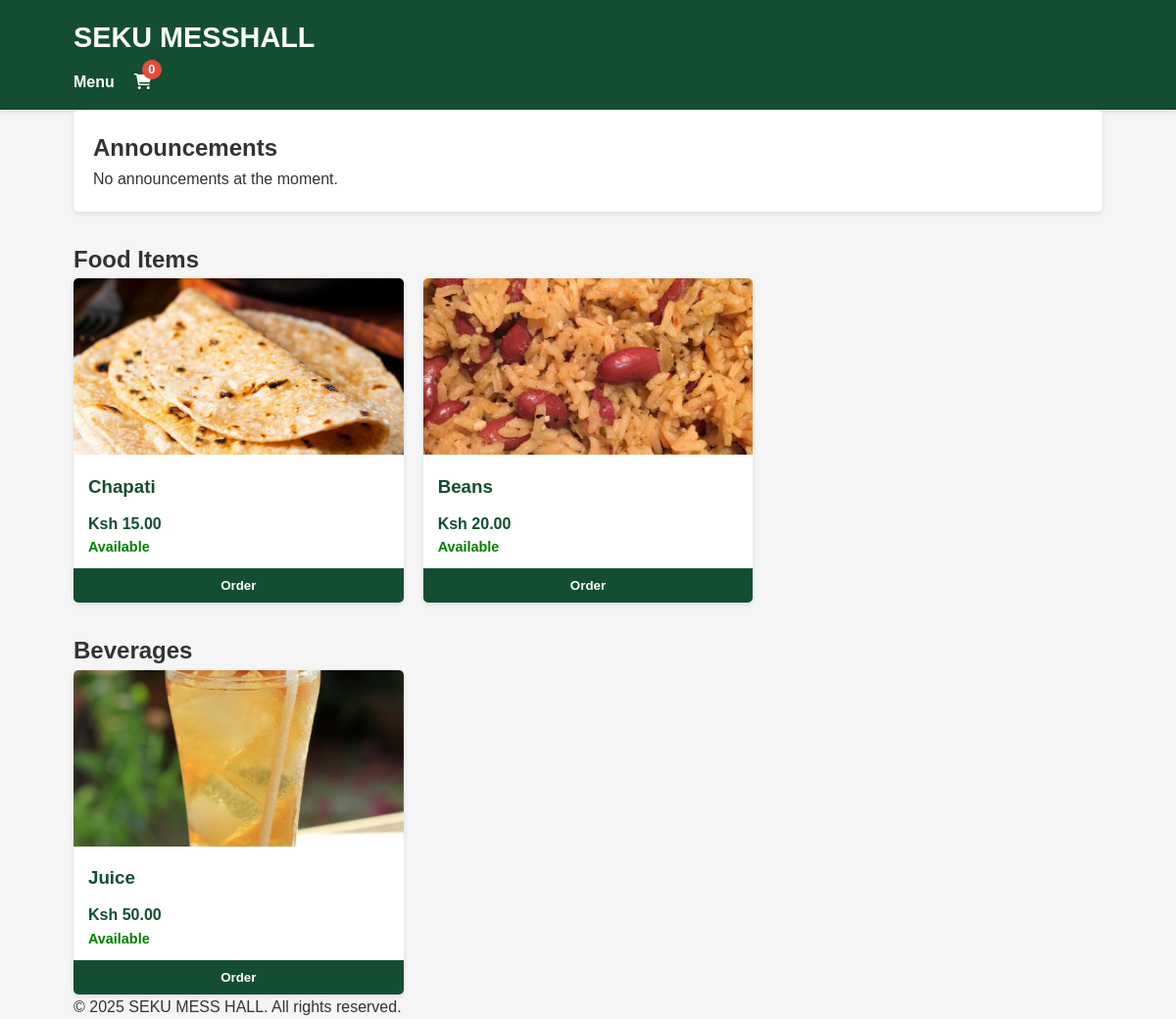
The page / on the database its author committed.
### menu/models.py (models this page shows, shortened)
class MenuItem(models.Model):
    CATEGORY_CHOICES = [
        ('food', 'Food'),
        ('beverage', 'Beverage'),
    ]
    name = models.CharField(max_length=100)
    price = models.DecimalField(max_digits=10, decimal_places=2)
    available_units = models.PositiveIntegerField(default=0)
    category = models.CharField(max_length=10, choices=CATEGORY_CHOICES)
    image = models.ImageField(upload_to='menu_images/', blank=True, null=True)
    created_at = models.DateTimeField(auto_now_add=True)
    updated_at = models.DateTimeField(auto_now=True)

### menu/views.py (the view)
# urls.py: path('', views.menu_view, name='menu'),
def menu_view(request):
    food_items = MenuItem.objects.filter(category='food', available_units__gt=0)
    beverage_items = MenuItem.objects.filter(category='beverage', available_units__gt=0)
    announcements = Announcement.objects.filter(is_active=True).order_by('-created_at')[:5]
    context = {
        'food_items': food_items,
        'beverage_items': beverage_items,
        'announcements': announcements,
    }
    return render(request, 'menu.html', context)

### menu/templates/menu.html (shortened to what this page needs)
{% extends "base.html" %}
{% load static %}
{% block content %}
<div class="announcements">
    <h2>Announcements</h2>
    {% if announcements %}
        <div class="announcement-list">
            {% for announcement in announcements %}
                <div class="announcement">
                    <h3>{{ announcement.title }}</h3>
                    <p>{{ announcement.message }}</p>
                    <small>Posted on {{ announcement.created_at|date:"M d, Y" }}</small>
                </div>
            {% endfor %}
        </div>
    {% else %}
        <p>No announcements at the moment.</p>
    {% endif %}
</div>
<div class="menu-sections">
    <section class="food-section">
        <h2>Food Items</h2>
        <div class="menu-grid">
            {% for item in food_items %}
                <div class="menu-item" data-id="{{ item.id }}">
                    {% if item.image %}
                        <img src="{{ item.image.url }}" alt="{{ item.name }}">
                    {% else %}
                        <img src="{% static 'images/default-food.jpg' %}" alt="{{ item.name }}">
                    {% endif %}
                    <h3>{{ item.name }}</h3>
                    <p class="price">Ksh {{ item.price }}</p>
                    <p class="stock {% if item.available_units > 0 %}available{% else %}unavailable{% endif %}">
                        {% if item.available_units > 0 %}Available{% else %}Not Available{% endif %}
                    </p>
                    {% if item.available_units > 0 %}
                        <button class="add-to-cart" data-id="{{ item.id }}">Order</button>
                    {% else %}
                        <button class="add-to-cart" disabled>Out of Stock</button>
                    {% endif %}
                </div>
            {% endfor %}
        </div>
    </section>
    <section class="beverage-section">
        <h2>Beverages</h2>
        <div class="menu-grid">
            {% for item in beverage_items %}
                <div class="menu-item" data-id="{{ item.id }}">
                    {% if item.image %}
                        <img src="{{ item.image.url }}" alt="{{ item.name }}">
                    {% else %}
                        <img src="{% static 'images/default-beverage.jpg' %}" alt="{{ item.name }}">
                    {% endif %}
                    <h3>{{ item.name }}</h3>
                    <p class="price">Ksh {{ item.price }}</p>
                    <p class="stock {% if item.available_units > 0 %}available{% else %}unavailable{% endif %}">
                        {% if item.available_units > 0 %}Available{% else %}Not Available{% endif %}
                    </p>
                    {% if item.available_units > 0 %}
                        <button class="add-to-cart" data-id="{{ item.id }}">Order</button>
                    {% else %}
                        <button class="add-to-cart" disabled>Not available</button>
                    {% endif %}
                </div>
            {% endfor %}
        </div>
    </section>
</div>
{% endblock %}

### menu/static/css/style.css (style rules this page uses)
:root { --primary-color: #134e32; --secondary-color: #FFCE1B; --accent-color: #e74c3c; --light-color: #f9f9f9; --dark-color: #333; --gray-color: #ddd; }
* { margin: 0; padding: 0; box-sizing: border-box; }
body { font-family: 'Arial', sans-serif; line-height: 1.6; color: var(--dark-color); background-color: #f5f5f5; }
.announcements { background-color: white; padding: 20px; border-radius: 5px; margin-bottom: 30px; box-shadow: 0 2px 5px rgba(0, 0, 0, 0.1); }
.menu-sections { display: flex; flex-direction: column; gap: 30px; }
.menu-grid { display: grid; grid-template-columns: repeat(auto-fill, minmax(250px, 1fr)); gap: 20px; }
.menu-item { background-color: white; border-radius: 5px; overflow: hidden; box-shadow: 0 2px 5px rgba(0, 0, 0, 0.1); transition: transform 0.3s ease; }
.menu-item img { width: 100%; height: 180px; object-fit: cover; }
.menu-item h3 { padding: 10px 15px; color: var(--primary-color); }
.menu-item .price { padding: 0 15px; font-weight: bold; color: var(--primary-color); }
.menu-item .stock { padding: 0 15px 10px; color: #777; font-size: 0.9rem; }
.menu-item .add-to-cart { display: block; width: 100%; padding: 10px; background-color: var(--primary-color); color: white; border: none; cursor: pointer; font-weight: bold; }
.stock.available { color: green; font-weight: bold; }

### rows shown on the page
MenuItem: image (picture), name "Chapati", price "15.00", available_units "Available"
MenuItem: image (picture), name "Beans", price "20.00", available_units "Available"
MenuItem: image (picture), name "Juice", price "50.00", available_units "Available"
